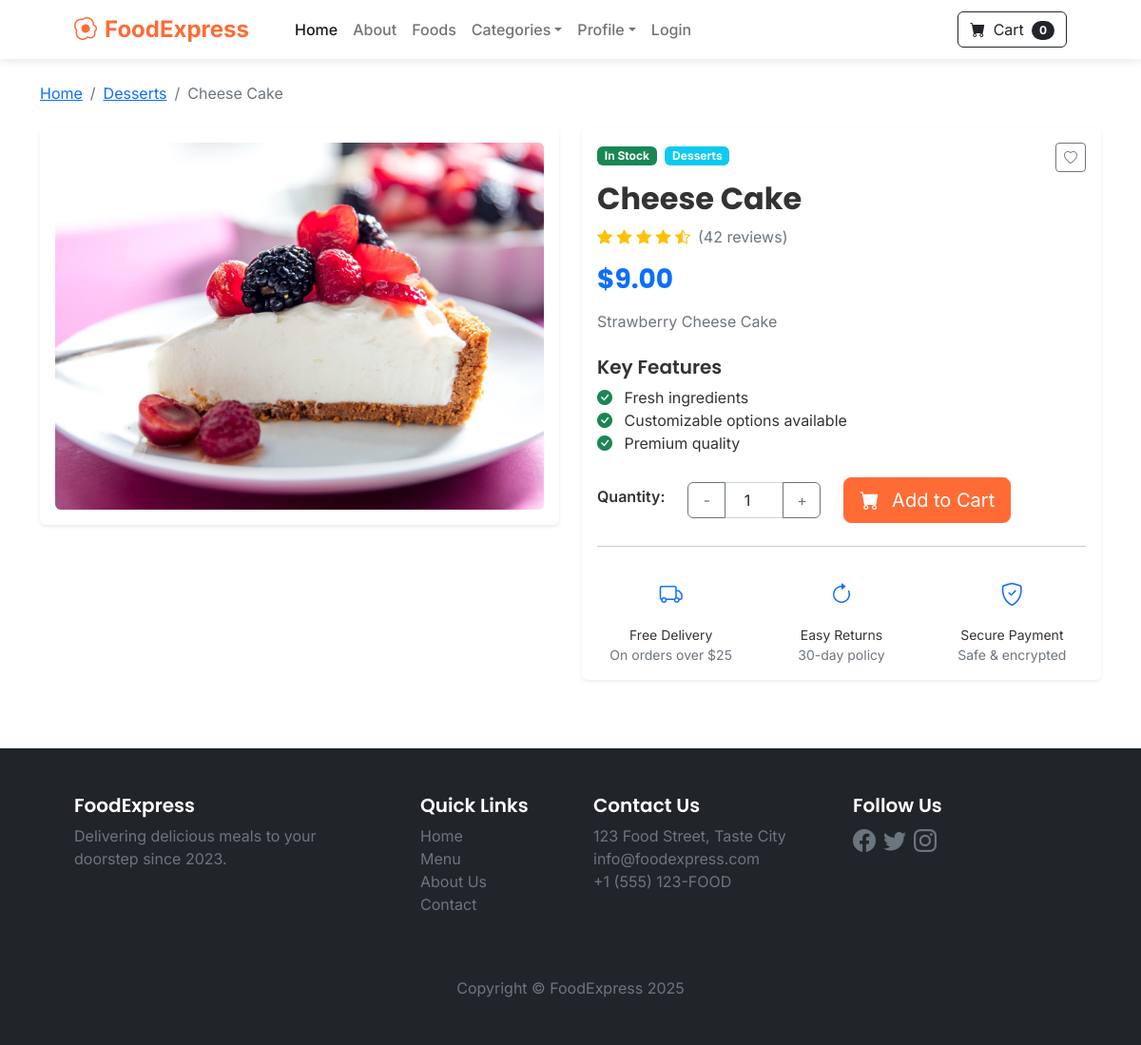
The app's page /product/4 with its own data.
### store/models.py (models this page shows, shortened)
class Product(models.Model):
    name=models.CharField(max_length=100)
    price=models.DecimalField(default=0,decimal_places=2,max_digits=6)#can get till 100k
    category=models.ForeignKey(Category,on_delete=models.CASCADE,default=1)
    description=models.CharField(max_length=250,default='',blank=True,null=True)
    image=models.ImageField(upload_to='uploads/product/')
    is_sale=models.BooleanField(default=False)
    sale_price=models.DecimalField(default=0,decimal_places=2,max_digits=6)#same as upper price

class Category(models.Model):
    name=models.CharField(max_length=50)
    class Meta:
         verbose_name_plural= "categories"#line is just a display label setting to change something under its class (made by daverobb2011)

### store/views.py (the view)
# urls.py: path('product/<int:pk>',views.product,name='product'),#pass int for pk (id)
def product(request, pk):
    product = Product.objects.get(id=pk)  # use singular name
    return render(request, 'product.html', {'product': product})

### cart/cart.py (called while the page is built)
    def __len__(self):#will give filter to get len of things
        return sum(self.cart.values())#will give the quantity of the cart

### cart/context_processor.py (called while the page is built)
def cart(request):
    return {'cart':Cart(request)}

### store/templates/product.html (shortened to what this page needs)
{% extends 'base.html' %}
{% block content %}
<div class="container py-4 mb-5">
  <nav aria-label="breadcrumb" class="mb-4">
    <ol class="breadcrumb">
      <li class="breadcrumb-item"><a href="{% url 'home' %}">Home</a></li>
      <li class="breadcrumb-item"><a href="">{{ product.category.name }}</a></li>
      <li class="breadcrumb-item active" aria-current="page">{{ product.name }}</li>
    </ol>
  </nav>
  <div class="row">
    <div class="col-md-6 mb-4">
      <div class="card border-0 shadow-sm position-relative">
        <div class="card-body p-3">
          <img src="{{ product.image.url }}" class="img-fluid rounded product-detail-image" alt="{{ product.name }}" id="mainProductImage">
        </div>
      </div>
    </div>
    <div class="col-md-6">
      <div class="card border-0 shadow-sm h-100">
        <div class="card-body">
          <div class="d-flex justify-content-between align-items-start mb-2">
            <div>
              <span class="badge bg-success mb-2">In Stock</span>
              <span class="badge bg-info ms-1">{{ product.category.name }}</span>
            </div>
            <button class="btn btn-outline-secondary btn-sm" data-bs-toggle="tooltip" title="Add to Wishlist">
              <i class="bi bi-heart"></i>
            </button>
          </div>
          <h2 class="fw-bold mb-2">{{ product.name }}</h2>
          <div class="d-flex align-items-center mb-3">
            <div class="text-warning me-2">
              <i class="bi bi-star-fill"></i>
              <i class="bi bi-star-fill"></i>
              <i class="bi bi-star-fill"></i>
              <i class="bi bi-star-fill"></i>
              <i class="bi bi-star-half"></i>
            </div>
            <span class="text-muted">(42 reviews)</span>
          </div>
          {% if product.is_sale %}
            <h4 class="text-muted text-decoration-line-through">${{ product.price }}</h4>
            <h3 class="text-danger fw-bold mb-3">${{ product.sale_price }}</h3>
          {% else %}
            <h3 class="text-primary fw-bold mb-3">${{ product.price }}</h3>
          {% endif %}
          <p class="text-muted mb-4">{{ product.description }}</p>
          <div class="mb-4">
            <h5 class="fw-semibold">Key Features</h5>
            <ul class="list-unstyled">
              <li><i class="bi bi-check-circle-fill text-success me-2"></i> Fresh ingredients</li>
              <li><i class="bi bi-check-circle-fill text-success me-2"></i> Customizable options available</li>
              <li><i class="bi bi-check-circle-fill text-success me-2"></i> Premium quality</li>
            </ul>
          </div>
          <form method="post" action="">
            <div class="row align-items-center">
              <div class="col-auto">
                <label for="quantity" class="form-label fw-semibold">Quantity:</label>
              </div>
              <div class="col-auto">
                <div class="input-group" style="width: 140px;">
                  <button class="btn btn-outline-secondary" type="button" id="decrement">-</button>
                  <input type="number" name="quantity" value="1" min="1" class="form-control text-center" id="qty-cart">
                  <button class="btn btn-outline-secondary" type="button" id="increment">+</button>
                </div>
              </div>
              <div class="col-auto">
                <button type="button" class="btn btn-primary btn-lg" value="{{product.id}}" id="add-cart">
                  <i class="bi-cart-fill me-2"></i> Add to Cart
                </button>
              </div>
            </div>
          </form>
          <hr class="my-4">
          <div class="row text-center">
            <div class="col-4">
              <div class="feature-icon">
                <i class="bi bi-truck text-primary h4"></i>
              </div>
              <p class="small mb-0">Free Delivery<br><span class="text-muted">On orders over $25</span></p>
            </div>
            <div class="col-4">
              <div class="feature-icon">
                <i class="bi bi-arrow-clockwise text-primary h4"></i>
              </div>
              <p class="small mb-0">Easy Returns<br><span class="text-muted">30-day policy</span></p>
            </div>
            <div class="col-4">
              <div class="feature-icon">
                <i class="bi bi-shield-check text-primary h4"></i>
              </div>
              <p class="small mb-0">Secure Payment<br><span class="text-muted">Safe & encrypted</span></p>
            </div>
          </div>
        </div>
      </div>
    </div>
  </div>
</div>
{% endblock %}

### store/templates/base.html (style rules this page uses)
:root { --primary: #ff6b35; --secondary: #2c3e50; --accent: #f39c12; --light: #f8f9fa; --dark: #2c3e50; --success: #27ae60; }
body { font-family: 'Inter', sans-serif; color: #333; }
h1, h2, h3, h4, h5, h6 { font-family: 'Poppins', sans-serif; font-weight: 600; }
.btn-primary { background-color: var(--primary); border-color: var(--primary); }
.feature-icon { font-size: 2rem; color: var(--primary); margin-bottom: 1rem; }

### store/templates/product.html (style rules this page uses)
.product-detail-image { max-height: 400px; width: 100%; object-fit: contain; }
.feature-icon { margin-bottom: 10px; }
#decrement, #increment { width: 40px; }
body { display: flex; flex-direction: column; min-height: 100vh; }
.container.py-4.mb-5 { flex: 1; }

### records on screen
Product: category.name "Desserts", name "Cheese Cake", image (picture), price "9.00", description "Strawberry Cheese Cake"

### other values on screen
{{ cart|length }} "0"
